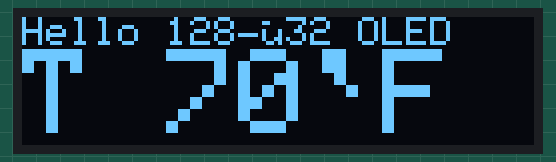
Bench run of a sketch on a simulated Arduino Uno, built with avr-gcc and run on an emulated ATmega328P. Parts: 128×32 one-colour display. What the sketch prints to the serial monitor is not drawn.

Above: at 0.1 s.

The sketch:

SCR_demo.ino
```cpp
#include "ssd-wrapper-ino-impl.h"

#define SCREEN_WIDTH 128
#define SCREEN_HEIGHT 32

SsdWrapperInoImpl display(SCREEN_WIDTH, SCREEN_HEIGHT);

void setup()
{

    Serial.begin(38400);

    if (!display.begin(SSD1306_SWITCHCAPVCC, 0x3C))
    {

        Serial.println(F("SSD1306 Allocation Failed"));

        for (;;)
            ;
    }

    display.clearDisplay();
    display.setTextSize(1);
    display.setTextColor(WHITE);
    display.setCursor(0, 0);
    display.println("Hello 128×32 OLED");
    display.setTextSize(3);
    display.println("T 70`F");
    display.display();
}

void loop()
{
}
```
